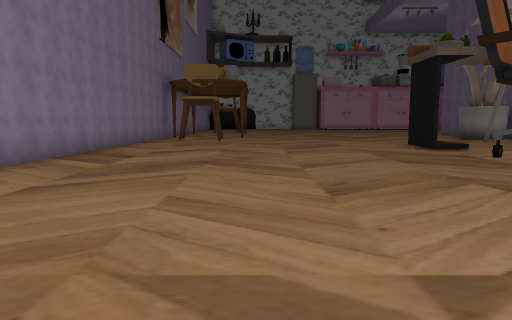
View 1 (above)

15 first-person views from a walk through a 3-D level made in the Unity game engine. The camera is 1.5 m above the floor, tilts 6° down and sees 70° across. Doors are open. The floor is counted in squares, 2 m on a side. Each view is taken from the middle of a square. On the plan, view 1 faces up. The plan holds only what a view shows up to about 11 squares ahead; the rest is blank. The place goes on beyond the plan. Some surface patterns are stand-ins.

View 2
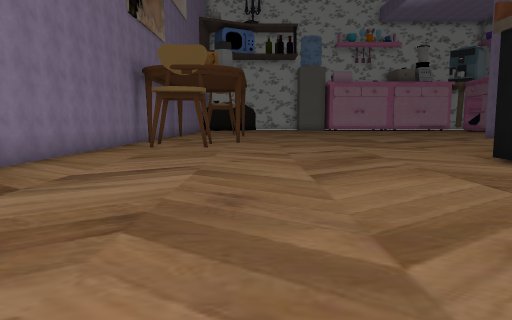

View 3
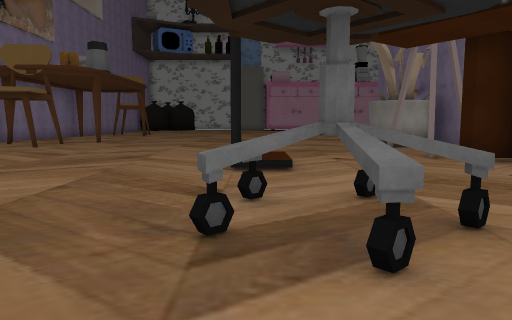

View 4
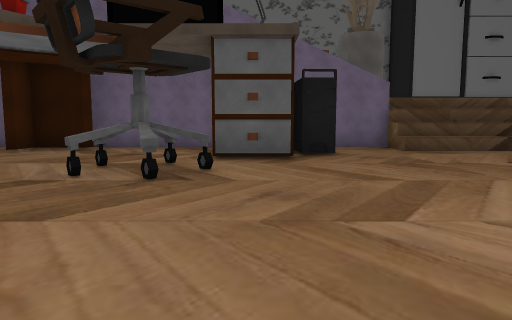

View 5
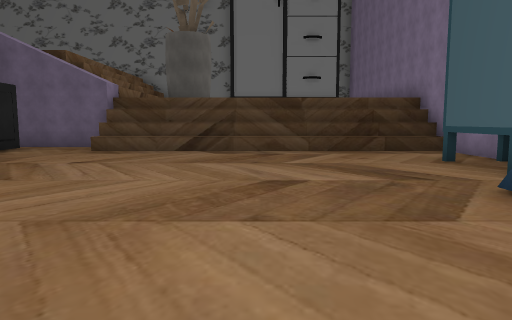

View 6
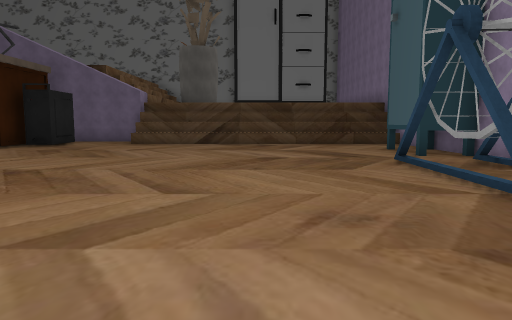

View 7
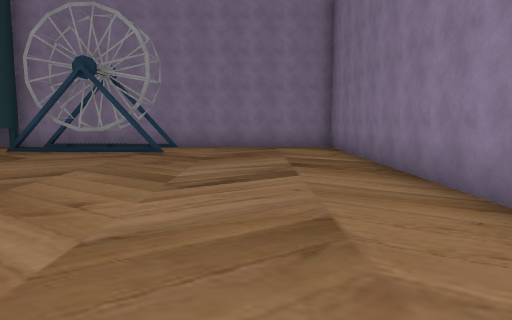

View 8
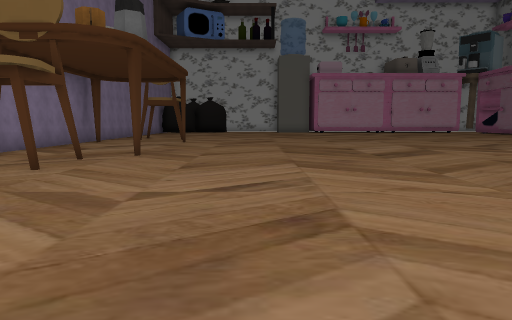

View 9
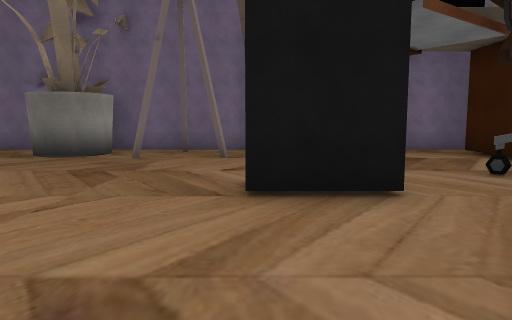

View 10
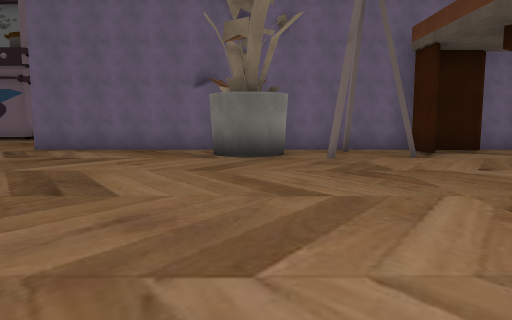

View 11
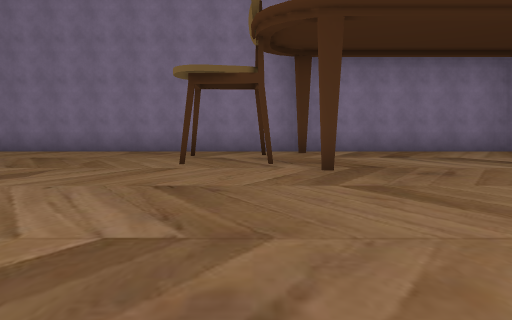

View 12
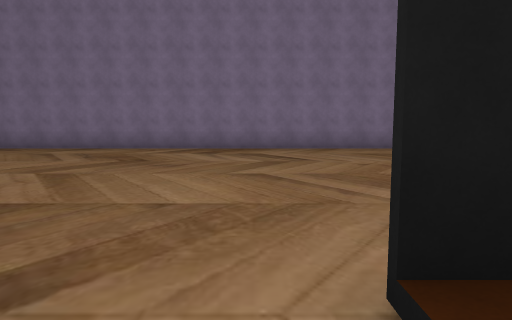

View 13
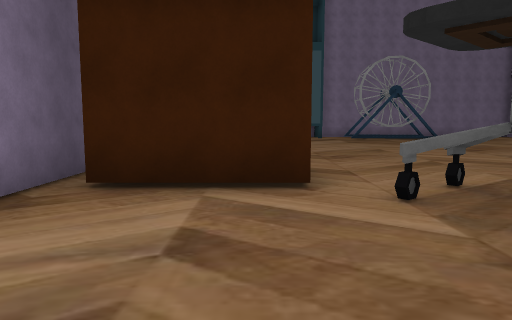

View 14
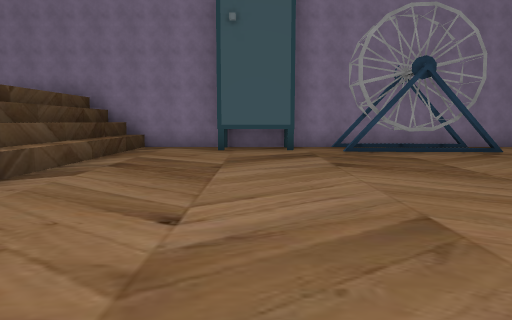

View 15
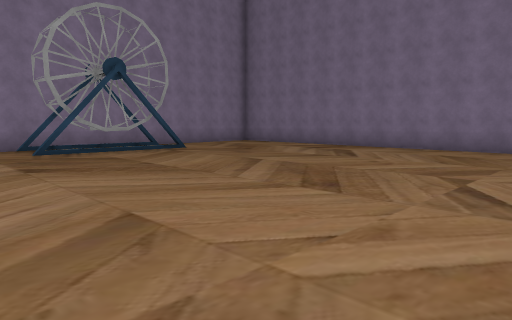

### Floor plan
Points are (right, up) in squares from view 1. A wall is a line through its corners. A room is listed if a view was taken in it or the views show most of it. See-through windows are left out.
Room 1 (views 1, 2, 3, 4, 5, 6, 7, 8, 9, 10, 11, 12, 13, 14, 15)
walls: (5.7, 7.1) (6, 7.7); (5.7, 6.4) (5.8, 5.7); (5.6, 5.7) (5.6, 6.8) (6.6, 6.6); (5.5, 9.5) (4.6, 9.5) (4.6, 11.1); (6.7, 6.4) (5.7, 6.7); (4.7, 11.1) (4.7, 9.5); (7.4, 4.5) (7.4, 5.9) (10, 5.9); (9.8, 9.5) (9.8, 11) (9.1, 11); (9.3, 1.2) (10.6, 1.2); (2, -5.6) (4, -5.6); (0.4, -5.5) (1.2, -5.6); (1, -5.9) (3, -5.9); (5, -6.6) (7.1, -6.6); (-4.2, 20.5) (-4.2, -7.8) (10.5, -7.8) (10.5, 20.5); (9.8, -7.9) (9.8, 1.3)
low walls: (9.3, -7.9) (9.3, 1.2)
ways out: gap at (10, 5)
objects: chair (-3, 15) to (-2, 16); other object (5, 6); other object (5, 7) to (5, 8); other object (6, 8); other object (8, 4) to (9, 4); pot (9, 15) to (10, 16)

Positions as (right, up) in squares from view 1, and headings:
1: (0, 0), facing up
2: (0, 4), facing up
3: (5, 4), facing up
4: (0, 5), facing right
5: (0, -3), facing right
6: (-3, -3), facing right
7: (-2, 3), facing down
8: (2, 9), facing up
9: (1, 11), facing right
10: (1, 15), facing right
11: (5, 16), facing left
12: (6, 9), facing left
13: (8, 10), facing down
14: (6, 3), facing down
15: (6, 3), facing down-left
